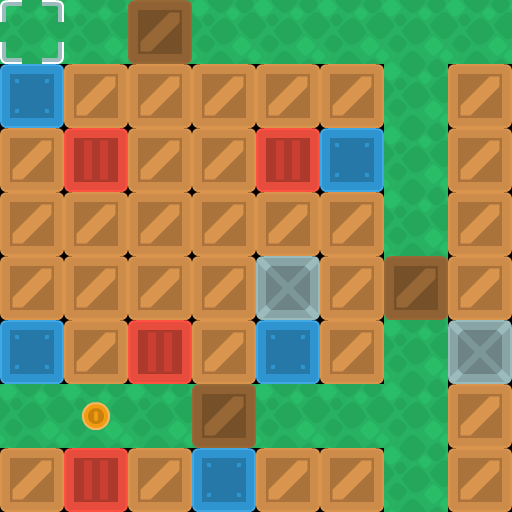

The image is a tile-based game level rendered from a .tmx file. Its description and complete source (layers, tilesets, objects, tile grids) follow:
An orthogonal 8x8 tile map with 64x64 px tiles, 4 tile layers (background, walls, objects, boxes).

<map version="1.10" tiledversion="1.11.2" orientation="orthogonal" renderorder="right-down" width="8" height="8" tilewidth="64" tileheight="64" infinite="0" nextlayerid="6" nextobjectid="1">
 <properties>
  <property name="character_bottom" value="[[0, 5], [1, 5], [2, 5]]" />
  <property name="character_left" value="[[3, 7], [4, 7], [5, 7]]" />
  <property name="character_right" value="[[0, 7], [1, 7], [2, 7]]" />
  <property name="character_top" value="[[3, 5], [4, 5], [5, 5]]" />
 </properties>
 <tileset firstgid="1" source="sokoban_tilesheet.tsx" />
 <layer id="4" name="background" width="8" height="8">
  <data encoding="csv">
89,89,89,89,89,89,89,89,
0,0,0,0,0,0,89,0,
0,0,0,0,0,0,89,0,
0,0,0,0,0,0,89,0,
0,0,0,0,0,0,89,0,
0,0,0,0,0,0,89,0,
89,89,89,89,89,89,89,0,
0,0,0,0,0,0,89,0
  </data>
 </layer>
 <layer id="1" name="walls" width="8" height="8">
  <data encoding="csv">
0,0,0,0,0,0,0,0,
4,2,2,2,2,2,0,2,
2,3,2,2,3,4,0,2,
2,2,2,2,2,2,0,2,
2,2,2,2,6,2,0,2,
4,2,3,2,4,2,0,6,
0,0,0,0,0,0,0,2,
2,3,2,4,2,2,0,2
  </data>
 </layer>
 <layer id="3" name="objects" width="8" height="8">
  <data encoding="csv">
40,0,0,0,0,0,0,0,
0,0,0,0,0,0,0,0,
0,0,0,0,0,0,0,0,
0,0,0,0,0,0,0,0,
0,0,0,0,0,0,0,0,
0,0,0,0,0,0,0,0,
0,75,0,0,0,0,0,0,
0,0,0,0,0,0,0,0
  </data>
 </layer>
 <layer id="5" name="boxes" width="8" height="8">
  <data encoding="csv">
0,0,15,0,0,0,0,0,
0,0,0,0,0,0,0,0,
0,0,0,0,0,0,0,0,
0,0,0,0,0,0,0,0,
0,0,0,0,0,0,15,0,
0,0,0,0,0,0,0,0,
0,0,0,15,0,0,0,0,
0,0,0,0,0,0,0,0
  </data>
 </layer>
</map>
